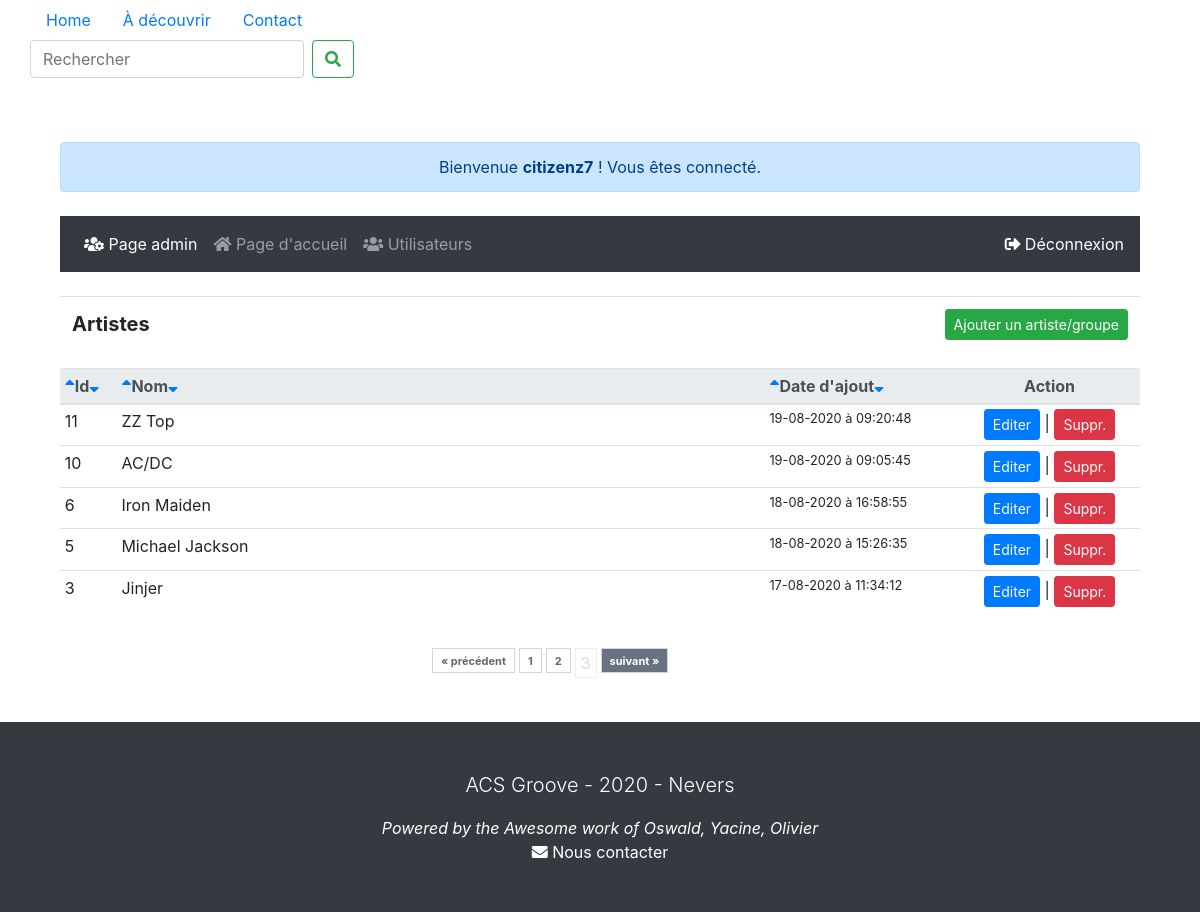
The app's page /admin/index.php?art=3 (signed in), older data.
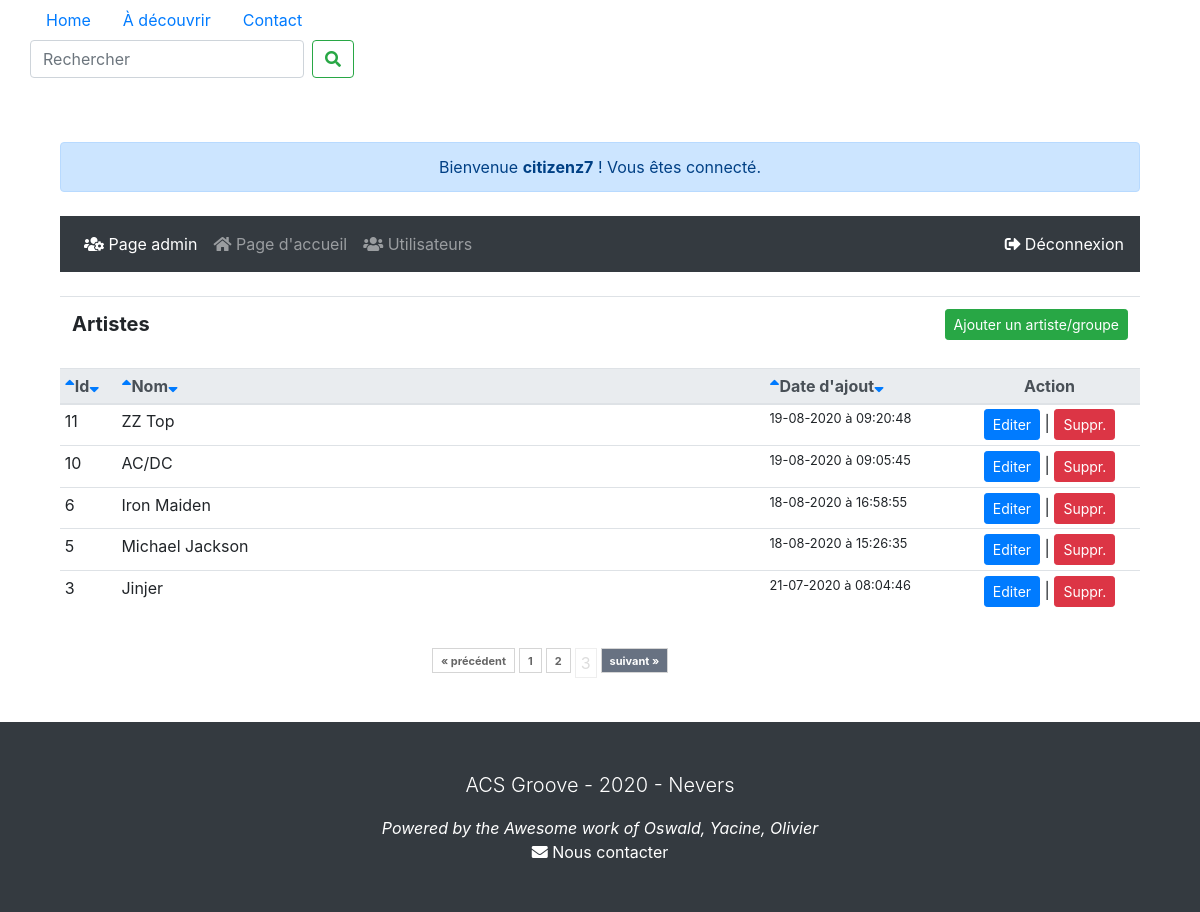
The same page, newer data.
### tables this page shows
CREATE TABLE IF NOT EXISTS `artiste` (
  `id` int(11) NOT NULL AUTO_INCREMENT,
  `nom` varchar(255) NOT NULL,
  `genre` varchar(255) NOT NULL,
  `pays_origine` varchar(255) DEFAULT NULL,
  `presentation` longtext NOT NULL,
  `biographie` longtext NOT NULL,
  `discographie` text NOT NULL,
  `active` varchar(255) NOT NULL,
  `label` varchar(255) NOT NULL,
  `site_web` varchar(255) DEFAULT NULL,
  `date` datetime NOT NULL DEFAULT current_timestamp(),
  `image` varchar(255) DEFAULT NULL,
  `youtube` varchar(255) DEFAULT NULL,
  PRIMARY KEY (`id`)
);

### includes/functions.php (called while the page is built, shortened)
<?php
function html($string) {
    return htmlspecialchars($string, ENT_COMPAT, 'UTF-8', true);
}
function date_fr($format, $timestamp=false) {
	if (!$timestamp) $date_en = date($format);
	else $date_en = date($format,$timestamp);
	$texte_en = array(
		"Monday", "Tuesday", "Wednesday", "Thursday",
		"Friday", "Saturday", "Sunday", "January",
		"February", "March", "April", "May",
		"June", "July", "August", "September",
		"October", "November", "December"
	);
	$texte_fr = array(
		"lundi", "mardi", "mercredi", "jeudi",
		"vendredi", "samedi", "dimanche", "janvier",
		"f&eacute;vrier", "mars", "avril", "mai",
		"juin", "juillet", "ao&ucirc;t", "septembre",
		"octobre", "novembre", "d&eacute;cembre"
	);
	$date_fr = str_replace($texte_en, $texte_fr, $date_en);
	$texte_en = array(
		"Mon", "Tue", "Wed", "Thu", "Fri", "Sat", "Sun",
		"Jan", "Feb", "Mar", "Apr", "May", "Jun", "Jul",
		"Aug", "Sep", "Oct", "Nov", "Dec"
	);
	$texte_fr = array(
		"Lun", "Mar", "Mer", "Jeu", "Ven", "Sam", "Dim",
		"Jan", "F&eacute;v", "Mar", "Avr", "Mai", "Jui",
		"Jui", "Ao&ucirc;", "Sep", "Oct", "Nov", "D&eacute;c"
	);
	$date_fr = str_replace($texte_en, $texte_fr, $date_fr);
	return $date_fr;
}

### includes/config.php (called while the page is built, shortened)
<?php
function my_autoloader($class) {
   $class = strtolower($class);
   $classpath = 'classes/class.'.$class . '.php';
   $classpath = '../classes/class.'.$class . '.php';
   $classpath = '../../classes/class.'.$class . '.php';
}
require_once 'functions.php';
?>

### admin/index.php (the view, shortened to what this page needs)
<?php
include_once '../includes/config.php';
include_once 'header.php';
?>
  <div class="container pt-3 pb-3 mt-5">
    <div class="row">
      <div class="col-sm-12 text-justify">
        <div class="pb-2">
          <div class="text-center mb-4 alert alert-primary" role="alert">Bienvenue <b><?php echo $_SESSION['username']; ?></b> ! Vous êtes connecté.</div>
          <?php include('menu.php');?>
            <table class="table table-responsive-sm">
              <tr>
                <td><span id="projets" class="lead font-weight-bold">Artistes</span></td>
                <td class="text-right"><a href="add.php" class="mx-auto"><button type="button" class="btn btn-success btn-sm">Ajouter un artiste/groupe</button></a></td>
              </tr>
            </table>
	  <table class="table table-sm table-hover table-responsive-sm">
	    <thead class="thead-light">
            <tr>
              <th><a href="index.php?tri=id&ordre=desc"><i class="fas fa-sort-up"></i></a>Id<a href="index.php?tri=id&ordre=asc"><i class="fas fa-sort-down"></i></a></th>
              <th width="60%"><a href="index.php?tri=nom&ordre=desc"><i class="fas fa-sort-up"></i></a>Nom<a href="index.php?tri=nom&ordre=asc"><i class="fas fa-sort-down"></i></a</th>
              <th><a href="index.php?tri=dat&ordre=desc"><i class="fas fa-sort-up"></i></a>Date d'ajout<a href="index.php?tri=date&ordre=asc"><i class="fas fa-sort-down"></i></a</th>
              <th class="text-center">Action</th>
	    </tr>
	    </thead>
	    <tbody>
              <?php
              try {
                $pages = new Paginator('7','art');
                $stmt = $db->query('SELECT id FROM artiste');
                $pages->set_total($stmt->rowCount());
						    if(isset($_GET['tri'])) {
							     $tri = html($_GET['tri']);
						    }
						    else {
							     $post_tri = 'date';
							     $tri = html($post_tri);
						    }
						    if(isset($_GET['ordre'])) {
							     $ordre = html($_GET['ordre']);
						    }
						    else {
							     $ordre_tri = 'desc';
							     $ordre = html($ordre_tri);
						    }
                $stmt = $db->query('SELECT * FROM artiste ORDER BY '.$tri.' '.$ordre.' ' .$pages->get_limit());
                while($row = $stmt->fetch()){
                  echo '<tr>';
                  echo '<td>'.$row['id'].'</td>';
                  echo '<td>'.$row['nom'].'</td>';
                  echo '<td class="small">'.date_fr('d-m-Y à H:i:s', strtotime(($row['date']))).'</td>';
                  ?>
                  <td class="text-center">
                    <a class="btn btn-primary btn-sm tinytext" role="button" aria-pressed="true" title="Editer la fiche" href="edit.php?id=<?php echo $row['id'];?>">Editer</a> |
                    <a class="btn btn-danger btn-sm tinytext" role="button" aria-pressed="true" title="Supprimer la fiche" href="javascript:delartiste('<?php echo $row['id'];?>','<?php echo $row['nom'];?>')">Suppr.</a>
                  </td>
                  <?php
                  echo '</tr>';
                }
              }
              catch(PDOException $e) {
                echo $e->getMessage();
              }
	      ?>
	    </tbody>
            </table>
      </div>
      <div class="row justify-content-center">
        <div class="col-4">
          <?php echo $pages->page_links(); ?>
        </div>
      </div>
    </div>
  </div>
</div>
</div>
<?php include_once 'footer.php'; ?>

Row changes from the older to the newer data that the page shows:
changed artiste "Jinjer": date "17-08-2020 à 11:34:12" → "21-07-2020 à 08:04:46"
